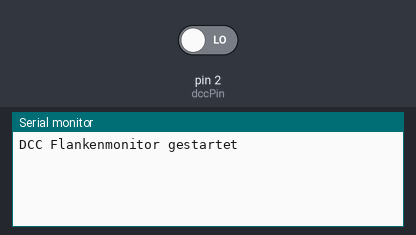
Simulated run of this sketch. Board: Arduino Uno, built with avr-gcc and run on an emulated ATmega328P. Shown: the last lines printed to the serial monitor. The inputs (shaded band) are chosen by the test bench; at power-on: pin 2 (dccPin) LOW.

Above: at 1.2 s.
1.3 s: pin 2 (dccPin) driven HIGH
At 1.9 s:
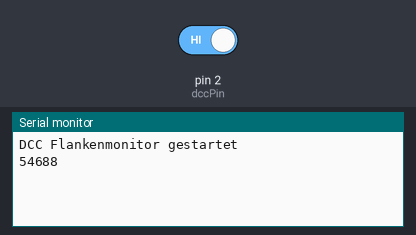
2.8 s: pin 2 (dccPin) driven LOW
At 4.2 s:
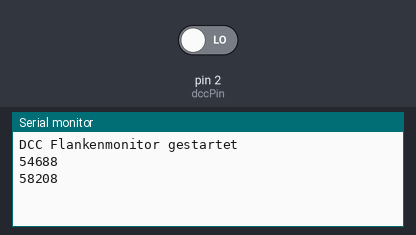

The sketch:

timings.ino
```cpp
volatile unsigned long lastEdgeMicros = 0;
volatile unsigned int pulseWidth = 0;
volatile bool newPulse = false;

const byte dccPin = 2;

void isrDcc() {
  unsigned long now = micros();
  pulseWidth = (unsigned int)(now - lastEdgeMicros);
  lastEdgeMicros = now;
  newPulse = true;
}

void setup() {
  Serial.begin(115200);
  pinMode(dccPin, INPUT);   // oder INPUT_PULLUP testen, falls kein sauberer Pullup existiert
  attachInterrupt(digitalPinToInterrupt(dccPin), isrDcc, CHANGE);
  Serial.println("DCC Flankenmonitor gestartet");
}

void loop() {
  if (newPulse) {
    noInterrupts();
    unsigned int w = pulseWidth;
    newPulse = false;
    interrupts();

    Serial.println(w);
  }
}
```

Measured:
- after the input at 1.3 s, the serial monitor: prints a new line at once (image 1)
- after the input at 2.8 s, the serial monitor: prints a new line at once (image 2)
